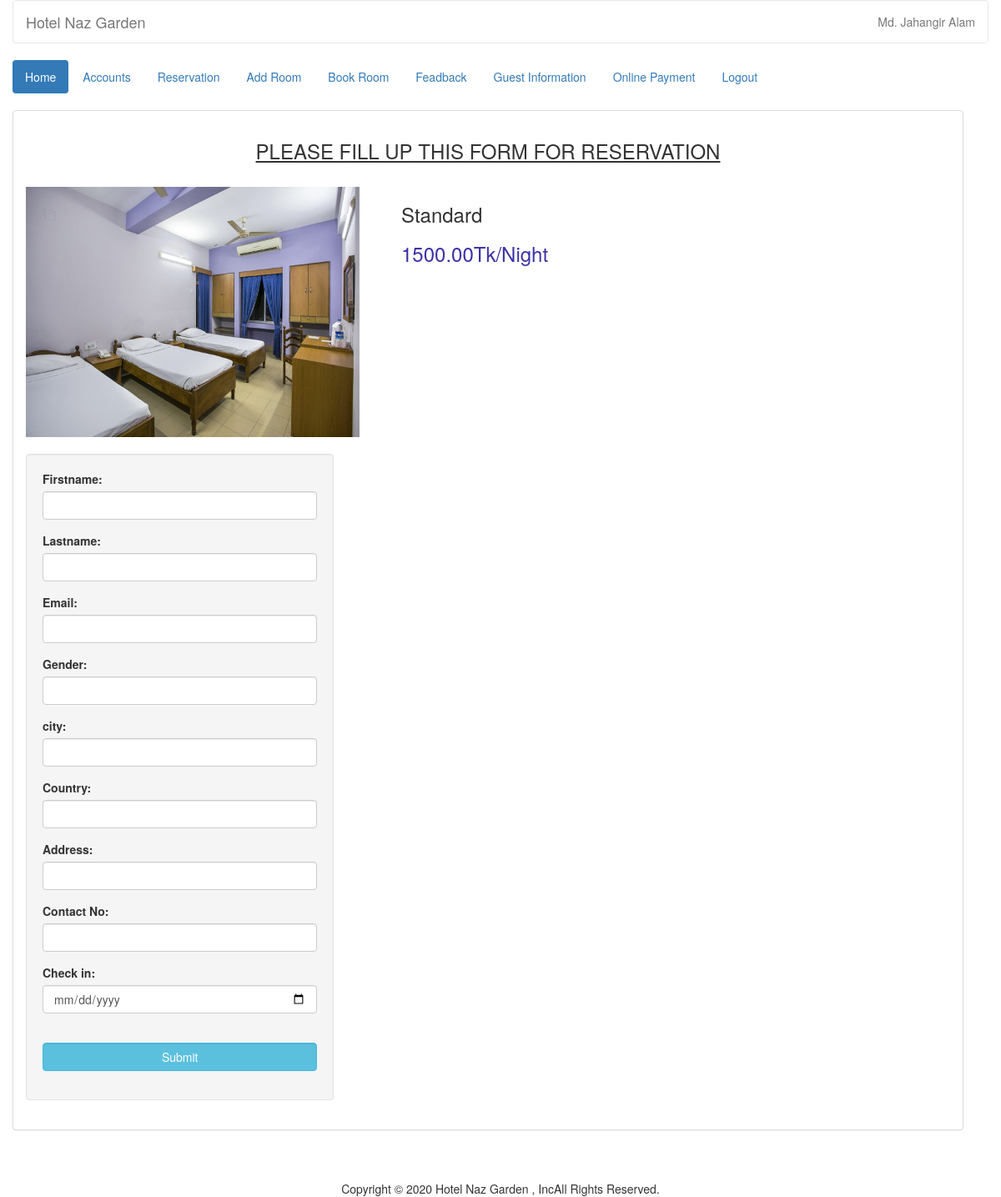
Screenshot of /admin/add_reserve.php?room_id=5 (signed in) with the database file from the repository.
### tables this page shows
CREATE TABLE `room` (
  `room_id` int(11) NOT NULL,
  `room_type` varchar(50) NOT NULL,
  `price` varchar(11) NOT NULL,
  `photo` varchar(100) NOT NULL,
  `details` varchar(800) NOT NULL
);

### admin/name.php (called while the page is built)
<?php
	require 'connect.php';
	$query = $conn->query("SELECT * FROM `admin` WHERE `admin_id` =
		'$_SESSION[admin_id]'") or die(mysqli_error());
	$fetch = $query->fetch_array();
	$name = $fetch['name'];
?>

### admin/add_reserve.php (the view, shortened to what this page needs)
<?php
require 'name.php';
include 'header.php';?>
<!DOCTYPE html>
<html lang = "en">
	<head>
		<link rel = "stylesheet" type = "text/css" href = "css/bootstrap.css " />
		<link rel = "stylesheet" type = "text/css" href = "css/style.css" />
	</head>
	<div style = "margin-left:0;" class = "container">
		<div class = "panel panel-default">
			<div class = "panel-body">
				<strong><h3><center><u>PLEASE FILL UP THIS FORM FOR RESERVATION</u></center></h3></strong>
				<br />
				<?php
					require_once 'connect.php';
					$query = $conn->query("SELECT * FROM `room` WHERE `room_id` = '$_REQUEST[room_id]'") or die(mysql_error());
					$fetch = $query->fetch_array();
				?>
				<div style = "height:300px; width:800px;">
					<div style = "float:left;">
						<img src = "../photo/<?php echo $fetch['photo']?>" height = "300px" width = "400px">
					</div>
					<div style = "float:left; margin-left:50px;">
						<h3><?php echo $fetch['room_type']?></h3>
						<h3 style = "color:#3d33a6;"><?php echo " ".$fetch['price'].".00"."Tk/Night";?></h3>
					</div>
				</div>
				<br style = "clear:both;" />
				<div class = "well col-md-4">
					<form method = "POST" enctype = "multipart/form-data">
						<div class = "form-group">
							<label>Firstname:</label>
							<input type = "text" class = "form-control" name = "firstname" required = "required" />
						</div>
						<div class = "form-group">
							<label>Lastname:</label>
							<input type = "text" class = "form-control" name = "lastname" required = "required" />
						</div>
						<div class = "form-group">
							<label>Email:</label>
							<input type = "email" class = "form-control" name = "email" required = "required" />
						</div>
						<div class = "form-group">
							<label>Gender:</label>
							<input type = "text" class = "form-control" name = "gender" required = "required" />
						</div>
						<div class = "form-group">
							<label>city:</label>
							<input type = "text" class = "form-control" name = "city" required = "required" />
						</div>
						<div class = "form-group">
							<label>Country:</label>
							<input type = "text" class = "form-control" name = "country" required = "required" />
						</div>
						<div class = "form-group">
							<label>Address:</label>
							<input type = "text" class = "form-control" name = "address" required = "required" />
						</div>
						<div class = "form-group">
							<label>Contact No:</label>
							<input type = "text" class = "form-control" name = "contactno" required = "required" />
						</div>
						<div class = "form-group">
							<label>Check in:</label>
							<input type = "date" class = "form-control" name = "date" required = "required" />
						</div>
						<br />
						<div class = "form-group">
							<button class = "btn btn-info form-control" name = "add_guest"> Submit</button>
						</div>
					</form>
				</div>
				<div class = "col-md-4"></div>
			</div>
		</div>
	</div>
	<br />
	<br />
</body>
</html><?php include 'footer.php'; ?>

### admin/header.php (shortened to what this page needs)
<html lang = "en">
	<head>
		</head>
		<link rel = "stylesheet" type = "text/css" href = "../css/bootstrap.css " />
		<link rel = "stylesheet" type = "text/css" href = "../css/style.css" />
<body>
		<div  class = "container-fluid">
	<nav style = "background-color:rgba(255, 255, 255, 0);" class = "navbar navbar-default">
			<div class = "navbar-header">
				<a class = "navbar-brand" >Hotel Naz Garden</a>
			</div>
			<ul class = "nav navbar-nav pull-right ">
				<li class = "dropdown">
					<a aria-haspopup="true" aria-expanded="false"><?php echo $name;?></a>
				</li>
			</ul>
		</div>
	<div class = "container-fluid">
		<ul class = "nav nav-pills">
			<li class = "active"><a href = "home.php">Home</a></li>
			<li><a href = "account.php">Accounts</a></li>
			<li><a href = "reserve.php">Reservation</a></li>
			<li><a href = "room.php">Add Room</a></li>
<li><a href = "reservation1.php">Book Room</a></li>
			<li><a href = "fead.php">Feadback</a></li>
			<li><a href = "guestview.php">Guest Information</a></li>
			<li><a href = "payment.php">Online Payment</a></li>
			<li><a href = "logout.php">Logout</a></li>
		</ul>
	</div>
	<br />
</body>
</html>

### rows the page displays
room: photo (picture), room_type "Standard", price "1500"

### other values shown
$name "Md. Jahangir Alam"
